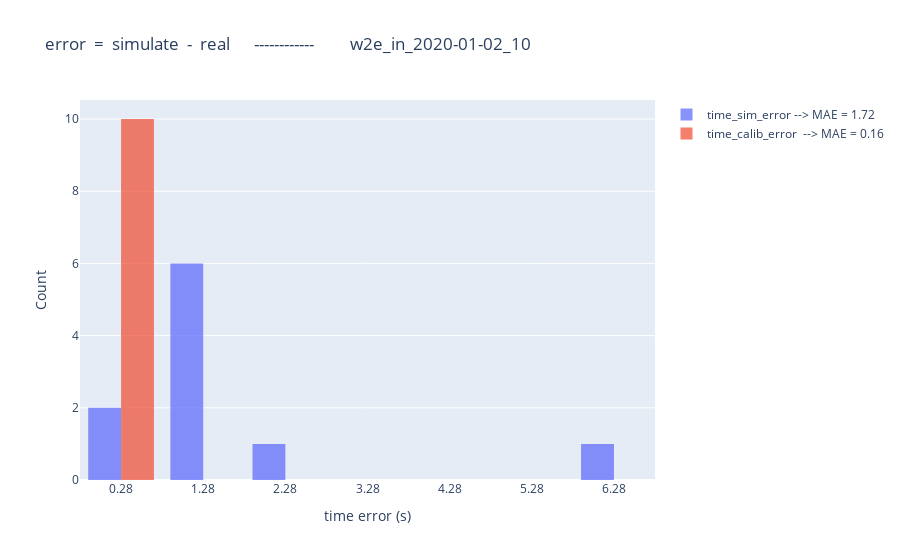

The cell this chart's notebook holds for it:
### Code cell
import plotly.graph_objects as go

fig = go.Figure()

xbins=dict(
        start=start,  # Bin start
        end=end,    # Bin end
        size=1    # Bin size (width of each bin)
    )
sim_MAE = round(abs(compare_df['time_sim_error']).mean(),2)
calib_MAE = round(abs(compare_df['time_calib_error']).mean(),2)

fig.add_trace(go.Histogram(x=compare_df['time_sim_error'], name=f"time_sim_error --> MAE = {sim_MAE}", opacity=0.75, xbins=xbins))
fig.add_trace(go.Histogram(x=compare_df['time_calib_error'], name=f"time_calib_error  --> MAE = {calib_MAE}", opacity=0.75, xbins=xbins))

fig.update_layout(
    barmode='group',  # Use 'overlay' if you want stacked look
    xaxis_title='time error (s)',
    yaxis_title='Count',
    title=f"error  =  simulate  -  real      ------------         {postfix}"
)

fig.show()
fig.write_html(f"diagram/hist_time_error_{postfix}.html")

### Figure 1 — Plotly figure (JSON) as saved in the notebook; plotly's stock layout.template omitted (floating-point values rounded to 4 significant figures)
{"data": [{"name": "time_sim_error --> MAE = 1.72", "opacity": 0.75, "type": "histogram", "x": [6.47, 1.72, 1.77, 2.1, 1.04, 1.17, 0.7, 1.1, -0.03, 1.1], "xbins": {"end": 6.47, "size": 1, "start": -0.22}}, {"name": "time_calib_error  --> MAE = 0.16", "opacity": 0.75, "type": "histogram", "x": [-0.22, 0.08, 0.69, 0.06, 0.06, 0.08, 0.06, 0.08, -0.17, 0.08], "xbins": {"end": 6.47, "size": 1, "start": -0.22}}], "layout": {"barmode": "group", "title": {"text": "error  =  simulate  -  real      ------------         w2e_in_2020-01-02_10"}, "xaxis": {"title": {"text": "time error (s)"}}, "yaxis": {"title": {"text": "Count"}}}}
